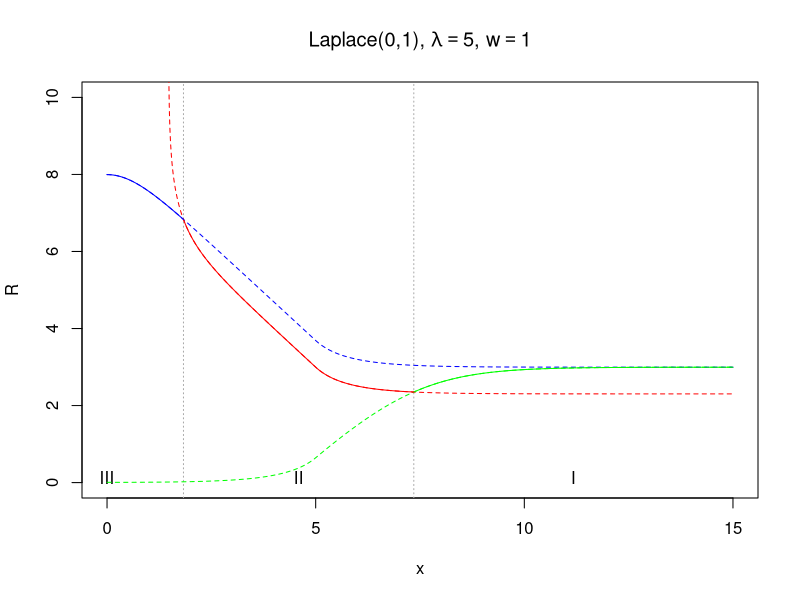

Generate this figure with R:
#--------------------------------------------------------------------------------------------------------------------#
# On frequentist coverage of Bayesian credible sets for estimation of the mean under constraints
# Duisters & Schmidt-Hieber
# Math Institute, Leiden University
# Feb 2020
#--------------------------------------------------------------------------------------------------------------------#
#--------------------------------------------------------------------------------------------------------------------#
# source functions
library(rmutil) #dlaplace

#--------------------------------------------------------------------------------------------------------------------#
# Plots
#--------------------------------------------------------------------------------------------------------------------#
# Fig: Visualize R functions
dist <- "Lap"

# localize g and G functions
if(dist=="Lap"){
  g <- function(x,theta0=0){dlaplace(x,m=theta0,s=1)}
  G <- function(x,theta0=0){plaplace(x,m=theta0,s=1)}  
  Ginv <- function(p){qlaplace(p)}
  distname <- "Laplace(0,1)"
}

#--------------------------------------------------------------------------------------------------------------------#
# R functions
R1f <- function(x,alpha,w,lambda){Ginv(pmax(0,pmin(1,1 - alpha/2 - (1-w)/(2*w)*alpha*g(x)-((1-alpha)/2)*(G(lambda-x)-G(-lambda-x)))))}
R2f <- function(x,alpha,w,lambda){Ginv(pmax(0,pmin(1,1 - alpha - (1-w)/w*alpha*g(x)+alpha*(G(lambda-x)-G(-lambda-x)) + G(-lambda-x))))}
R3f <- function(x,alpha,w,lambda){Ginv(pmax(0,pmin(1,1 - alpha/2 - (1-w)/(2*w)*alpha*g(x)+(alpha/2)*(G(lambda-x)-G(-lambda-x)))))}

#--------------------------------------------------------------------------------------------------------------------#
# Settings for plot
alpha <- 0.05
lambda <- 5
w <- 1


pdf("Figures/figR.pdf",width=4,height=4.5)

xgrid <- seq(0,15,0.0001)
ranges <- c(0,15)

par(mfrow=c(1,1))

# get R
R1 <- R1f(xgrid,alpha,w,lambda)
R2 <- R2f(xgrid,alpha,w,lambda)
R3 <- R3f(xgrid,alpha,w,lambda)
  
plot(xgrid,xgrid,type="n",xlab="x",ylab="R",xlim=ranges,ylim=c(0,10)) 
title(bquote(paste(.(distname),", ",lambda==.(lambda),", ",w==.(w))))

  
X1 <- xgrid[xgrid > lambda + R1]
X2 <- xgrid[(xgrid > 0) & (-lambda + R3 < xgrid) & (xgrid <= lambda + R1)  ]
X3 <- xgrid[abs(xgrid) <= -lambda + R3]
X4 <- -X2
X5 <- -X1

  # exclude |x| <= t_alpha
  ta <-max(0,xgrid[((w/(1-w))*(G(xgrid - lambda) + G(-xgrid - lambda))/g(xgrid)) <= (alpha/(1-alpha))])
  
  if(ta==0){ # this is a manual trick, not exact
  abline(v=c(max(X5),max(X4),min(X2),min(X1)),lty=3,col="darkgrey")
  mtext(c("I","IV","III","II","I"),side=1,adj=0.5,line=-1.5,at=c((min(ranges)+max(X5))/2,(max(X5)+max(X4))/2,(max(X4)+min(X2))/2,(min(X2)+min(X1))/2,(min(X1)+max(ranges))/2))
  }else{
    abline(v=c(max(X5),-ta,ta,min(X1)),lty=3,col="darkgrey")  
    mtext(c("I","IV","-","II","I"),side=1,adj=0.5,line=-1.5,at=c((min(ranges)+max(X5))/2,(max(X5)-ta)/2,(-ta+ta)/2,(ta+min(X1))/2,(min(X1)+max(ranges))/2))
    mtext(c(expression(-t[alpha]),expression(t[alpha])),side=1,at=c(-ta,ta),line=1)
  }
  
  lines(xgrid,R1,col="green",lty=2)
  lines(xgrid,R2,col="red",lty=2)
  lines(xgrid,R3,col="blue",lty=2)
  
  # Active x in regime
  lines(X1[abs(X1)>ta],R1f(X1[abs(X1)>ta],alpha,w,lambda),col="green",lty=1)
  lines(X2[abs(X2)>ta],R2f(X2[abs(X2)>ta],alpha,w,lambda),col="red",lty=1)
  lines(X3[abs(X3)>ta],R3f(X3[abs(X3)>ta],alpha,w,lambda),col="blue",lty=1)
  

dev.off()

# note, could use this code to generate L,U figures as well (replace getU function). Gives the same results
